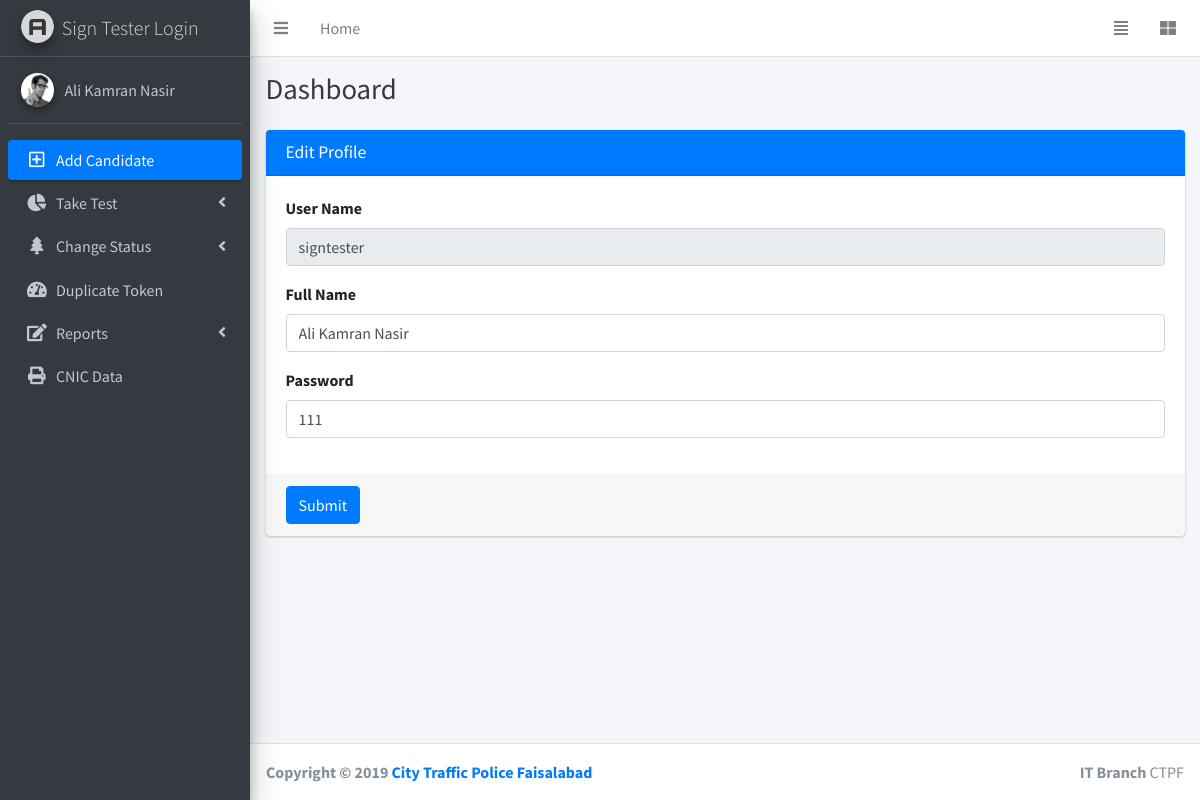
The app's page /Profile.php (signed in) with its own data.
### tables this page shows
CREATE TABLE `users` (
  `id` int(100) NOT NULL,
  `username` varchar(100) NOT NULL,
  `email` varchar(100) NOT NULL,
  `password` varchar(100) NOT NULL,
  `role` varchar(100) NOT NULL,
  `date` timestamp NOT NULL DEFAULT current_timestamp()
);

### Profile.php (the view, shortened to what this page needs)
<?php session_start();
require_once('sessionSet.php');
?>
<!DOCTYPE html>
<html>
<?php include_once('Head.php')?>
<body class="hold-transition sidebar-mini layout-fixed">
    <div class="wrapper">
        <?php include('topNav.php') ?>
        <?php include ('sidebar.php')?>
        <div class="content-wrapper">
            <div class="content-header">
                <div class="container-fluid">
                    <div class="row mb-2">
                        <div class="col-sm-6">
                            <h1 class="m-0 text-dark">Dashboard</h1>
                        </div>
                    </div>
                </div>
            </div>
            <section class="content">
                <div class="container-fluid">
                    <div class="row">
                        <div class="col-12">
                            <div class="card card-primary">
                                <div class="card-header">
                                    <h3 class="card-title">Edit Profile</h3>
                                </div>
                                <?php
if(isset($_SESSION['Email']))
{
	$userEmailSession= $_SESSION['Email'];
    $complaintDataQ = "select * from users where email='$userEmailSession'";
    $complaintDataQR = mysqli_query($con,$complaintDataQ);
    $complaintDataRow = mysqli_fetch_assoc($complaintDataQR);
    $userFullName=$complaintDataRow['username'];
    $userEmail = $complaintDataRow['email'];
    $userPassword = $complaintDataRow['password'];
}
?>
                                <form role="form" method="post" action="updateUser.php">
                                    <div class="card-body">
                                        <div class="form-group">
                                            <label for="InputEmail">User Name</label>
                                            <input type="text" class="form-control" id="InputEmail" placeholder="Enter User Name" name="email" value="<?php echo $userEmail; ?>" readonly> </div>
                                        <div class="form-group">
                                            <label for="InputFullName">Full Name</label>
                                            <input type="text" class="form-control" id="InputFullName" placeholder="Enter email" name="username" value="<?php echo $userFullName; ?>"> </div>
                                        <div class="form-group">
                                            <label for="InputPassword">Password</label>
                                            <input type="text" class="form-control" id="InputPassword" placeholder="Password" name="password" value="<?php echo $userPassword; ?>"> </div>
                                    </div>
                                    <div class="card-footer">
                                        <button type="submit" class="btn btn-primary" name="submit">Submit</button>
                                    </div>
                                </form>
                            </div>
                        </div>
                    </div>
                </div>
            </section>
        </div>
        <?php include ('footer.php')?>
    </div>
</body>
</html>

### records on screen
users: email "signtester", username "Ali Kamran Nasir", password "111"

### other values on screen
$userRole "Sign Tester"
$userName "Ali Kamran Nasir"
